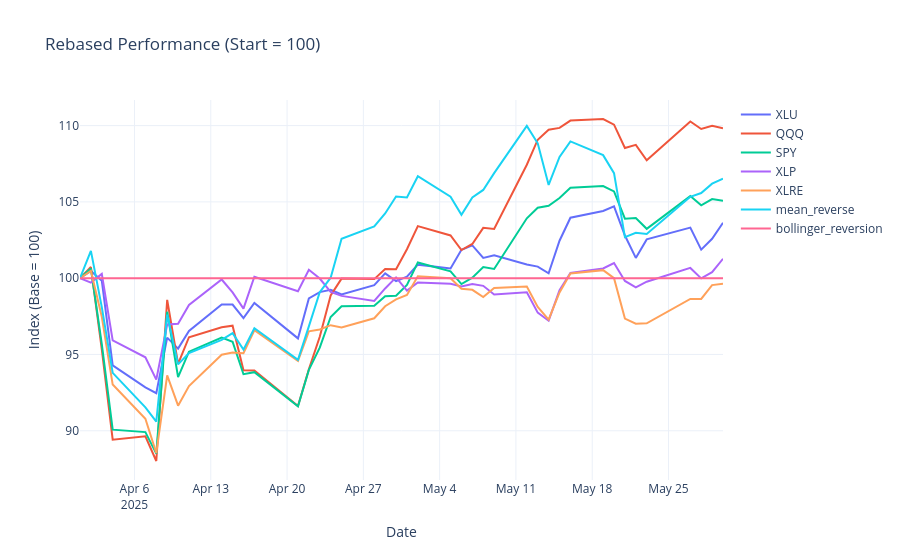

This figure's notebook cell:
### Markdown cell above
# different in time spot

### Code cell
analysis.plot_rebased_performance(df2,'2025-04-01', '2025-06-01')
